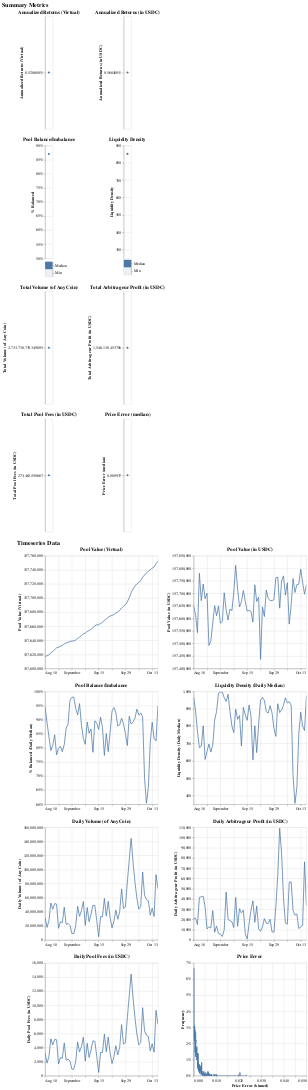

The notebook cell this image was saved under:
### Code cell
results.plot()

### Figure 1 — Vega-Lite specification as saved in the notebook (floating-point values rounded to 4 significant figures; data arrays with more than 128 entries replaced by an {"elided": "..."} marker saying what was removed)
{"config": {"view": {"continuousWidth": 300, "continuousHeight": 300}}, "vconcat": [{"concat": [{"mark": {"type": "line", "point": true}, "encoding": {"color": {"scale": {"scheme": "viridis"}}, "tooltip": [{"field": "pool_value_virtual annualized_returns", "title": "Annualized Returns (Virtual)", "type": "quantitative"}], "x": {"scale": {"zero": false}}, "y": {"axis": {"format": "%"}, "field": "pool_value_virtual annualized_returns", "scale": {"zero": false}, "title": "Annualized Returns (Virtual)", "type": "quantitative"}}, "name": "view_21", "title": "Annualized Returns (Virtual)", "transform": []}, {"mark": {"type": "line", "point": true}, "encoding": {"color": {"scale": {"scheme": "viridis"}}, "tooltip": [{"field": "pool_value annualized_returns", "title": "Annualized Returns (in USDC)", "type": "quantitative"}], "x": {"scale": {"zero": false}}, "y": {"axis": {"format": "%"}, "field": "pool_value annualized_returns", "scale": {"zero": false}, "title": "Annualized Returns (in USDC)", "type": "quantitative"}}, "name": "view_22", "title": "Annualized Returns (in USDC)", "transform": []}, {"vconcat": [{"layer": [{"mark": {"type": "line", "point": true}, "encoding": {"color": {"scale": {"scheme": "viridis"}}, "opacity": {"condition": {"test": "indexof(param_23.submetric, 'pool_balance median') != -1", "value": 1}, "value": 0}, "tooltip": [{"field": "pool_balance median", "title": "Median % Balanced", "type": "quantitative"}], "x": {"scale": {"zero": false}}, "y": {"axis": {"format": "%"}, "field": "pool_balance median", "scale": {"zero": false}, "title": "% Balanced", "type": "quantitative"}}, "name": "view_23", "title": "Pool Balance/Imbalance", "transform": []}, {"mark": {"type": "line", "point": true}, "encoding": {"color": {"scale": {"scheme": "viridis"}}, "opacity": {"condition": {"test": "indexof(param_23.submetric, 'pool_balance min') != -1", "value": 1}, "value": 0}, "tooltip": [{"field": "pool_balance min", "title": "Min % Balanced", "type": "quantitative"}], "x": {"scale": {"zero": false}}, "y": {"axis": {"format": "%"}, "field": "pool_balance min", "scale": {"zero": false}, "title": "% Balanced", "type": "quantitative"}}, "name": "view_24", "title": "Pool Balance/Imbalance", "transform": []}], "data": {"name": "data-755ee7920e9b0ae6ab63a254ebd8224f"}}, {"data": {"name": "data-4d71f46b9aefd1101b4723599b0c790a"}, "mark": {"type": "rect"}, "encoding": {"color": {"legend": null, "scale": {"scheme": "viridis"}}, "opacity": {"condition": {"param": "param_23", "value": 1}, "value": 0.1}, "y": {"axis": {"orient": "right"}, "field": "labels", "title": null, "type": "ordinal"}}, "name": "view_25", "title": ""}], "spacing": 2}, {"vconcat": [{"layer": [{"mark": {"type": "line", "point": true}, "encoding": {"color": {"scale": {"scheme": "viridis"}}, "opacity": {"condition": {"test": "indexof(param_26.submetric, 'liquidity_density median') != -1", "value": 1}, "value": 0}, "tooltip": [{"field": "liquidity_density median", "title": "Median Liquidity Density", "type": "quantitative"}], "x": {"scale": {"zero": false}}, "y": {"field": "liquidity_density median", "scale": {"zero": false}, "title": "Liquidity Density", "type": "quantitative"}}, "name": "view_26", "title": "Liquidity Density", "transform": []}, {"mark": {"type": "line", "point": true}, "encoding": {"color": {"scale": {"scheme": "viridis"}}, "opacity": {"condition": {"test": "indexof(param_26.submetric, 'liquidity_density min') != -1", "value": 1}, "value": 0}, "tooltip": [{"field": "liquidity_density min", "title": "Min Liquidity Density", "type": "quantitative"}], "x": {"scale": {"zero": false}}, "y": {"field": "liquidity_density min", "scale": {"zero": false}, "title": "Liquidity Density", "type": "quantitative"}}, "name": "view_27", "title": "Liquidity Density", "transform": []}], "data": {"name": "data-755ee7920e9b0ae6ab63a254ebd8224f"}}, {"data": {"name": "data-f250ca5a7e483cd41a294ee460add125"}, "mark": {"type": "rect"}, "encoding": {"color": {"legend": null, "scale": {"scheme": "viridis"}}, "opacity": {"condition": {"param": "param_26", "value": 1}, "value": 0.1}, "y": {"axis": {"orient": "right"}, "field": "labels", "title": null, "type": "ordinal"}}, "name": "view_28", "title": ""}], "spacing": 2}, {"mark": {"type": "line", "point": true}, "encoding": {"color": {"scale": {"scheme": "viridis"}}, "tooltip": [{"field": "pool_volume sum", "title": "Total Volume (of Any Coin)", "type": "quantitative"}], "x": {"scale": {"zero": false}}, "y": {"field": "pool_volume sum", "scale": {"zero": false}, "title": "Total Volume (of Any Coin)", "type": "quantitative"}}, "name": "view_29", "title": "Total Volume (of Any Coin)", "transform": []}, {"mark": {"type": "line", "point": true}, "encoding": {"color": {"scale": {"scheme": "viridis"}}, "tooltip": [{"field": "arb_profit sum", "title": "Total Arbitrageur Profit (in USDC)", "type": "quantitative"}], "x": {"scale": {"zero": false}}, "y": {"field": "arb_profit sum", "scale": {"zero": false}, "title": "Total Arbitrageur Profit (in USDC)", "type": "quantitative"}}, "name": "view_30", "title": "Total Arbitrageur Profit (in USDC)", "transform": []}, {"mark": {"type": "line", "point": true}, "encoding": {"color": {"scale": {"scheme": "viridis"}}, "tooltip": [{"field": "pool_fees sum", "title": "Total Pool Fees (in USDC)", "type": "quantitative"}], "x": {"scale": {"zero": false}}, "y": {"field": "pool_fees sum", "scale": {"zero": false}, "title": "Total Pool Fees (in USDC)", "type": "quantitative"}}, "name": "view_31", "title": "Total Pool Fees (in USDC)", "transform": []}, {"mark": {"type": "line", "point": true}, "encoding": {"color": {"scale": {"scheme": "viridis"}}, "tooltip": [{"field": "price_error median", "title": "Price Error (median)", "type": "quantitative"}], "x": {"scale": {"zero": false}}, "y": {"field": "price_error median", "scale": {"zero": false}, "title": "Price Error (median)", "type": "quantitative"}}, "name": "view_32", "title": "Price Error (median)", "transform": []}], "columns": 2, "data": {"name": "data-755ee7920e9b0ae6ab63a254ebd8224f"}, "resolve": {"scale": {"color": "independent"}}, "title": {"text": "Summary Metrics", "fontSize": 16}}, {"concat": [{"mark": {"type": "line"}, "encoding": {"color": {"scale": {"scheme": "viridis"}}, "tooltip": [{"field": "timestamp", "title": "Time", "type": "temporal"}, {"field": "pool_value_virtual", "title": "Pool Value (Virtual)", "type": "quantitative"}], "x": {"field": "timestamp", "title": null, "type": "temporal"}, "y": {"field": "pool_value_virtual", "scale": {"zero": false}, "title": "Pool Value (Virtual)", "type": "quantitative"}}, "name": "view_33", "title": "Pool Value (Virtual)", "transform": []}, {"mark": {"type": "line"}, "encoding": {"color": {"scale": {"scheme": "viridis"}}, "tooltip": [{"field": "timestamp", "title": "Time", "type": "temporal"}, {"field": "pool_value", "title": "Pool Value (in USDC)", "type": "quantitative"}], "x": {"field": "timestamp", "title": null, "type": "temporal"}, "y": {"field": "pool_value", "scale": {"zero": false}, "title": "Pool Value (in USDC)", "type": "quantitative"}}, "name": "view_34", "title": "Pool Value (in USDC)", "transform": []}, {"mark": {"type": "line"}, "encoding": {"color": {"scale": {"scheme": "viridis"}}, "tooltip": [{"field": "timestamp", "title": "Time", "type": "temporal"}, {"field": "pool_balance", "title": "% Balanced (Daily Median)", "type": "quantitative"}], "x": {"field": "timestamp", "title": null, "type": "temporal"}, "y": {"axis": {"format": "%"}, "field": "pool_balance", "scale": {"zero": false}, "title": "% Balanced (Daily Median)", "type": "quantitative"}}, "name": "view_35", "title": "Pool Balance/Imbalance", "transform": []}, {"mark": {"type": "line"}, "encoding": {"color": {"scale": {"scheme": "viridis"}}, "tooltip": [{"field": "timestamp", "title": "Time", "type": "temporal"}, {"field": "liquidity_density", "title": "Liquidity Density (Daily Median)", "type": "quantitative"}], "x": {"field": "timestamp", "title": null, "type": "temporal"}, "y": {"field": "liquidity_density", "scale": {"zero": false}, "title": "Liquidity Density (Daily Median)", "type": "quantitative"}}, "name": "view_36", "title": "Liquidity Density (Daily Median)", "transform": []}, {"mark": {"type": "line"}, "encoding": {"color": {"scale": {"scheme": "viridis"}}, "tooltip": [{"field": "timestamp", "title": "Time", "type": "temporal"}, {"field": "pool_volume", "title": "Daily Volume (of Any Coin)", "type": "quantitative"}], "x": {"field": "timestamp", "title": null, "type": "temporal"}, "y": {"field": "pool_volume", "scale": {"zero": false}, "title": "Daily Volume (of Any Coin)", "type": "quantitative"}}, "name": "view_37", "title": "Daily Volume (of Any Coin)", "transform": []}, {"mark": {"type": "line"}, "encoding": {"color": {"scale": {"scheme": "viridis"}}, "tooltip": [{"field": "timestamp", "title": "Time", "type": "temporal"}, {"field": "arb_profit", "title": "Daily Arbitrageur Profit (in USDC)", "type": "quantitative"}], "x": {"field": "timestamp", "title": null, "type": "temporal"}, "y": {"field": "arb_profit", "scale": {"zero": false}, "title": "Daily Arbitrageur Profit (in USDC)", "type": "quantitative"}}, "name": "view_38", "title": "Daily Arbitrageur Profit (in USDC)", "transform": []}, {"mark": {"type": "line"}, "encoding": {"color": {"scale": {"scheme": "viridis"}}, "tooltip": [{"field": "timestamp", "title": "Time", "type": "temporal"}, {"field": "pool_fees", "title": "Daily Pool Fees (in USDC)", "type": "quantitative"}], "x": {"field": "timestamp", "title": null, "type": "temporal"}, "y": {"field": "pool_fees", "scale": {"zero": false}, "title": "Daily Pool Fees (in USDC)", "type": "quantitative"}}, "name": "view_39", "title": "Daily Pool Fees (in USDC)", "transform": []}, {"data": {"name": "data-5d0f2551e2efd1798c9a9dd59a32a48e"}, "mark": {"type": "line", "interpolate": "step-before"}, "encoding": {"color": {"scale": {"scheme": "viridis"}}, "tooltip": [{"field": "frequency", "title": "Frequency", "type": "quantitative"}], "x": {"field": "price_error", "scale": {"clamp": true, "domain": [0, 0.05]}, "title": "Price Error (binned)", "type": "quantitative"}, "y": {"axis": {"format": "%"}, "field": "frequency", "scale": {"zero": true}, "title": "Frequency", "type": "quantitative"}}, "name": "view_40", "title": "Price Error", "transform": []}], "columns": 2, "data": {"name": "data-d9cd8d7be97227a1bd1cab7008b36de3"}, "resolve": {"scale": {"color": "independent"}}, "title": {"text": "Timeseries Data", "fontSize": 16}}], "params": [{"name": "param_21", "select": {"type": "interval", "encodings": ["x", "y"]}, "bind": "scales", "views": ["view_21"]}, {"name": "param_22", "select": {"type": "interval", "encodings": ["x", "y"]}, "bind": "scales", "views": ["view_22"]}, {"name": "param_24", "select": {"type": "interval", "encodings": ["x", "y"]}, "bind": "scales", "views": ["view_23"]}, {"name": "param_25", "select": {"type": "interval", "encodings": ["x", "y"]}, "bind": "scales", "views": ["view_24"]}, {"name": "param_23", "select": {"type": "point", "clear": false, "fields": ["submetric"], "toggle": "true"}, "value": [{"submetric": "pool_balance median"}], "views": ["view_25"]}, {"name": "param_27", "select": {"type": "interval", "encodings": ["x", "y"]}, "bind": "scales", "views": ["view_26"]}, {"name": "param_28", "select": {"type": "interval", "encodings": ["x", "y"]}, "bind": "scales", "views": ["view_27"]}, {"name": "param_26", "select": {"type": "point", "clear": false, "fields": ["submetric"], "toggle": "true"}, "value": [{"submetric": "liquidity_density median"}], "views": ["view_28"]}, {"name": "param_29", "select": {"type": "interval", "encodings": ["x", "y"]}, "bind": "scales", "views": ["view_29"]}, {"name": "param_30", "select": {"type": "interval", "encodings": ["x", "y"]}, "bind": "scales", "views": ["view_30"]}, {"name": "param_31", "select": {"type": "interval", "encodings": ["x", "y"]}, "bind": "scales", "views": ["view_31"]}, {"name": "param_32", "select": {"type": "interval", "encodings": ["x", "y"]}, "bind": "scales", "views": ["view_32"]}, {"name": "param_33", "select": {"type": "interval", "encodings": ["x", "y"]}, "bind": "scales", "views": ["view_33"]}, {"name": "param_34", "select": {"type": "interval", "encodings": ["x", "y"]}, "bind": "scales", "views": ["view_34"]}, {"name": "param_35", "select": {"type": "interval", "encodings": ["x", "y"]}, "bind": "scales", "views": ["view_35"]}, {"name": "param_36", "select": {"type": "interval", "encodings": ["x", "y"]}, "bind": "scales", "views": ["view_36"]}, {"name": "param_37", "select": {"type": "interval", "encodings": ["x", "y"]}, "bind": "scales", "views": ["view_37"]}, {"name": "param_38", "select": {"type": "interval", "encodings": ["x", "y"]}, "bind": "scales", "views": ["view_38"]}, {"name": "param_39", "select": {"type": "interval", "encodings": ["x", "y"]}, "bind": "scales", "views": ["view_39"]}, {"name": "param_40", "select": {"type": "interval", "encodings": ["x", "y"]}, "bind": "scales", "views": ["view_40"]}], "resolve": {"scale": {"color": "independent"}}, "$schema": "https://vega.github.io/schema/vega-lite/v5.16.3.json", "datasets": {"data-755ee7920e9b0ae6ab63a254ebd8224f": [{"pool_value_virtual annualized_returns": 0.005286, "pool_value annualized_returns": 0.005684, "pool_balance median": 0.8701, "pool_balance min": 0.5386, "liquidity_density median": 851.7, "liquidity_density min": 260.9, "pool_volume sum": 2734000000.0, "arb_profit sum": 1546000.0, "pool_fees sum": 273500.0, "price_error median": 0.000937}], "data-4d71f46b9aefd1101b4723599b0c790a": [{"submetric": "pool_balance median", "labels": "Median"}, {"submetric": "pool_balance min", "labels": "Min"}], "data-f250ca5a7e483cd41a294ee460add125": [{"submetric": "liquidity_density median", "labels": "Median"}, {"submetric": "liquidity_density min", "labels": "Min"}], "data-d9cd8d7be97227a1bd1cab7008b36de3": [{"timestamp": "2024-08-18T00:00:00+00:00", "run": 0, "pool_value_virtual": 157600000.0, "pool_value": 157600000.0, "pool_balance": 0.9445, "liquidity_density": 967.5, "pool_volume": 32000000.0, "arb_profit": 20930.0, "pool_fees": 3201.0}, {"timestamp": "2024-08-19T00:00:00+00:00", "run": 0, "pool_value_virtual": 157600000.0, "pool_value": 157600000.0, "pool_balance": 0.8898, "liquidity_density": 888.7, "pool_volume": 17870000.0, "arb_profit": 21250.0, "pool_fees": 1788.0}, {"timestamp": "2024-08-20T00:00:00+00:00", "run": 0, "pool_value_virtual": 157600000.0, "pool_value": 157500000.0, "pool_balance": 0.8389, "liquidity_density": 769.2, "pool_volume": 27500000.0, "arb_profit": 14970.0, "pool_fees": 2751.0}, {"timestamp": "2024-08-21T00:00:00+00:00", "run": 0, "pool_value_virtual": 157600000.0, "pool_value": 157800000.0, "pool_balance": 0.7905, "liquidity_density": 675.6, "pool_volume": 52470000.0, "arb_profit": 41560.0, "pool_fees": 5250.0}, {"timestamp": "2024-08-22T00:00:00+00:00", "run": 0, "pool_value_virtual": 157600000.0, "pool_value": 157700000.0, "pool_balance": 0.8092, "liquidity_density": 683.5, "pool_volume": 43590000.0, "arb_profit": 42030.0, "pool_fees": 4362.0}, {"timestamp": "2024-08-23T00:00:00+00:00", "run": 0, "pool_value_virtual": 157600000.0, "pool_value": 157700000.0, "pool_balance": 0.8463, "liquidity_density": 802.1, "pool_volume": 51630000.0, "arb_profit": 42760.0, "pool_fees": 5163.0}, {"timestamp": "2024-08-24T00:00:00+00:00", "run": 0, "pool_value_virtual": 157600000.0, "pool_value": 157700000.0, "pool_balance": 0.7753, "liquidity_density": 607.9, "pool_volume": 50970000.0, "arb_profit": 32080.0, "pool_fees": 5099.0}, {"timestamp": "2024-08-25T00:00:00+00:00", "run": 0, "pool_value_virtual": 157600000.0, "pool_value": 157700000.0, "pool_balance": 0.7984, "liquidity_density": 654.9, "pool_volume": 16630000.0, "arb_profit": 10810.0, "pool_fees": 1665.0}, {"timestamp": "2024-08-26T00:00:00+00:00", "run": 0, "pool_value_virtual": 157600000.0, "pool_value": 157500000.0, "pool_balance": 0.8057, "liquidity_density": 697.0, "pool_volume": 25850000.0, "arb_profit": 12920.0, "pool_fees": 2586.0}, {"timestamp": "2024-08-27T00:00:00+00:00", "run": 0, "pool_value_virtual": 157600000.0, "pool_value": 157500000.0, "pool_balance": 0.7863, "liquidity_density": 650.4, "pool_volume": 24560000.0, "arb_profit": 11840.0, "pool_fees": 2457.0}, {"timestamp": "2024-08-28T00:00:00+00:00", "run": 0, "pool_value_virtual": 157600000.0, "pool_value": 157600000.0, "pool_balance": 0.811, "liquidity_density": 692.1, "pool_volume": 46600000.0, "arb_profit": 28730.0, "pool_fees": 4663.0}, {"timestamp": "2024-08-29T00:00:00+00:00", "run": 0, "pool_value_virtual": 157600000.0, "pool_value": 157700000.0, "pool_balance": 0.8696, "liquidity_density": 834.0, "pool_volume": 22060000.0, "arb_profit": 7564.0, "pool_fees": 2207.0}, {"timestamp": "2024-08-30T00:00:00+00:00", "run": 0, "pool_value_virtual": 157600000.0, "pool_value": 157600000.0, "pool_balance": 0.8843, "liquidity_density": 886.2, "pool_volume": 23670000.0, "arb_profit": 13720.0, "pool_fees": 2367.0}, {"timestamp": "2024-08-31T00:00:00+00:00", "run": 0, "pool_value_virtual": 157600000.0, "pool_value": 157600000.0, "pool_balance": 0.9689, "liquidity_density": 989.7, "pool_volume": 20810000.0, "arb_profit": 6420.0, "pool_fees": 2082.0}, {"timestamp": "2024-09-01T00:00:00+00:00", "run": 0, "pool_value_virtual": 157600000.0, "pool_value": 157600000.0, "pool_balance": 0.9791, "liquidity_density": 996.0, "pool_volume": 9305000.0, "arb_profit": 5484.0, "pool_fees": 930.6}, {"timestamp": "2024-09-02T00:00:00+00:00", "run": 0, "pool_value_virtual": 157600000.0, "pool_value": 157600000.0, "pool_balance": 0.9797, "liquidity_density": 996.4, "pool_volume": 9173000.0, "arb_profit": 3433.0, "pool_fees": 917.6}, {"timestamp": "2024-09-03T00:00:00+00:00", "run": 0, "pool_value_virtual": 157600000.0, "pool_value": 157700000.0, "pool_balance": 0.9396, "liquidity_density": 964.0, "pool_volume": 20520000.0, "arb_profit": 9998.0, "pool_fees": 2053.0}, {"timestamp": "2024-09-04T00:00:00+00:00", "run": 0, "pool_value_virtual": 157600000.0, "pool_value": 157600000.0, "pool_balance": 0.9172, "liquidity_density": 942.2, "pool_volume": 47910000.0, "arb_profit": 46740.0, "pool_fees": 4793.0}, {"timestamp": "2024-09-05T00:00:00+00:00", "run": 0, "pool_value_virtual": 157600000.0, "pool_value": 157600000.0, "pool_balance": 0.9571, "liquidity_density": 983.5, "pool_volume": 33680000.0, "arb_profit": 19910.0, "pool_fees": 3369.0}, {"timestamp": "2024-09-06T00:00:00+00:00", "run": 0, "pool_value_virtual": 157600000.0, "pool_value": 157600000.0, "pool_balance": 0.8807, "liquidity_density": 885.9, "pool_volume": 41520000.0, "arb_profit": 18950.0, "pool_fees": 4152.0}, {"timestamp": "2024-09-07T00:00:00+00:00", "run": 0, "pool_value_virtual": 157600000.0, "pool_value": 157600000.0, "pool_balance": 0.8332, "liquidity_density": 801.8, "pool_volume": 54630000.0, "arb_profit": 17830.0, "pool_fees": 5465.0}, {"timestamp": "2024-09-08T00:00:00+00:00", "run": 0, "pool_value_virtual": 157700000.0, "pool_value": 157700000.0, "pool_balance": 0.8126, "liquidity_density": 762.2, "pool_volume": 20710000.0, "arb_profit": 12170.0, "pool_fees": 2072.0}, {"timestamp": "2024-09-09T00:00:00+00:00", "run": 0, "pool_value_virtual": 157700000.0, "pool_value": 157800000.0, "pool_balance": 0.8918, "liquidity_density": 898.2, "pool_volume": 46100000.0, "arb_profit": 41550.0, "pool_fees": 4614.0}, {"timestamp": "2024-09-10T00:00:00+00:00", "run": 0, "pool_value_virtual": 157700000.0, "pool_value": 157700000.0, "pool_balance": 0.852, "liquidity_density": 839.3, "pool_volume": 25910000.0, "arb_profit": 13370.0, "pool_fees": 2592.0}, {"timestamp": "2024-09-11T00:00:00+00:00", "run": 0, "pool_value_virtual": 157700000.0, "pool_value": 157600000.0, "pool_balance": 0.8673, "liquidity_density": 861.1, "pool_volume": 36500000.0, "arb_profit": 30570.0, "pool_fees": 3652.0}, {"timestamp": "2024-09-12T00:00:00+00:00", "run": 0, "pool_value_virtual": 157700000.0, "pool_value": 157700000.0, "pool_balance": 0.7843, "liquidity_density": 685.8, "pool_volume": 49390000.0, "arb_profit": 26450.0, "pool_fees": 4941.0}, {"timestamp": "2024-09-13T00:00:00+00:00", "run": 0, "pool_value_virtual": 157700000.0, "pool_value": 157700000.0, "pool_balance": 0.896, "liquidity_density": 908.2, "pool_volume": 48900000.0, "arb_profit": 29140.0, "pool_fees": 4891.0}, {"timestamp": "2024-09-14T00:00:00+00:00", "run": 0, "pool_value_virtual": 157700000.0, "pool_value": 157700000.0, "pool_balance": 0.8877, "liquidity_density": 865.8, "pool_volume": 27810000.0, "arb_profit": 6312.0, "pool_fees": 2781.0}, {"timestamp": "2024-09-15T00:00:00+00:00", "run": 0, "pool_value_virtual": 157700000.0, "pool_value": 157600000.0, "pool_balance": 0.8654, "liquidity_density": 833.6, "pool_volume": 4507000.0, "arb_profit": 1006.0, "pool_fees": 450.8}, {"timestamp": "2024-09-16T00:00:00+00:00", "run": 0, "pool_value_virtual": 157700000.0, "pool_value": 157600000.0, "pool_balance": 0.9094, "liquidity_density": 922.6, "pool_volume": 33150000.0, "arb_profit": 15890.0, "pool_fees": 3317.0}, {"timestamp": "2024-09-17T00:00:00+00:00", "run": 0, "pool_value_virtual": 157700000.0, "pool_value": 157600000.0, "pool_balance": 0.8726, "liquidity_density": 857.1, "pool_volume": 32890000.0, "arb_profit": 29000.0, "pool_fees": 3291.0}, {"timestamp": "2024-09-18T00:00:00+00:00", "run": 0, "pool_value_virtual": 157700000.0, "pool_value": 157600000.0, "pool_balance": 0.7732, "liquidity_density": 606.0, "pool_volume": 58980000.0, "arb_profit": 38210.0, "pool_fees": 5900.0}, {"timestamp": "2024-09-19T00:00:00+00:00", "run": 0, "pool_value_virtual": 157700000.0, "pool_value": 157700000.0, "pool_balance": 0.8508, "liquidity_density": 802.5, "pool_volume": 33920000.0, "arb_profit": 17160.0, "pool_fees": 3393.0}, {"timestamp": "2024-09-20T00:00:00+00:00", "run": 0, "pool_value_virtual": 157700000.0, "pool_value": 157700000.0, "pool_balance": 0.7865, "liquidity_density": 647.6, "pool_volume": 54990000.0, "arb_profit": 33200.0, "pool_fees": 5501.0}, {"timestamp": "2024-09-21T00:00:00+00:00", "run": 0, "pool_value_virtual": 157700000.0, "pool_value": 157700000.0, "pool_balance": 0.8553, "liquidity_density": 812.4, "pool_volume": 31800000.0, "arb_profit": 10760.0, "pool_fees": 3182.0}, {"timestamp": "2024-09-22T00:00:00+00:00", "run": 0, "pool_value_virtual": 157700000.0, "pool_value": 157400000.0, "pool_balance": 0.9307, "liquidity_density": 949.8, "pool_volume": 17160000.0, "arb_profit": 8533.0, "pool_fees": 1716.0}, {"timestamp": "2024-09-23T00:00:00+00:00", "run": 0, "pool_value_virtual": 157700000.0, "pool_value": 157600000.0, "pool_balance": 0.9429, "liquidity_density": 966.6, "pool_volume": 27040000.0, "arb_profit": 12720.0, "pool_fees": 2704.0}, {"timestamp": "2024-09-24T00:00:00+00:00", "run": 0, "pool_value_virtual": 157700000.0, "pool_value": 157600000.0, "pool_balance": 0.9244, "liquidity_density": 947.7, "pool_volume": 42450000.0, "arb_profit": 20880.0, "pool_fees": 4245.0}, {"timestamp": "2024-09-25T00:00:00+00:00", "run": 0, "pool_value_virtual": 157700000.0, "pool_value": 157700000.0, "pool_balance": 0.8775, "liquidity_density": 883.5, "pool_volume": 29490000.0, "arb_profit": 16330.0, "pool_fees": 2951.0}, {"timestamp": "2024-09-26T00:00:00+00:00", "run": 0, "pool_value_virtual": 157700000.0, "pool_value": 157700000.0, "pool_balance": 0.8818, "liquidity_density": 875.8, "pool_volume": 40260000.0, "arb_profit": 15980.0, "pool_fees": 4027.0}, {"timestamp": "2024-09-27T00:00:00+00:00", "run": 0, "pool_value_virtual": 157700000.0, "pool_value": 157700000.0, "pool_balance": 0.9049, "liquidity_density": 918.0, "pool_volume": 72440000.0, "arb_profit": 20230.0, "pool_fees": 7245.0}, {"timestamp": "2024-09-28T00:00:00+00:00", "run": 0, "pool_value_virtual": 157700000.0, "pool_value": 157700000.0, "pool_balance": 0.8849, "liquidity_density": 877.6, "pool_volume": 44750000.0, "arb_profit": 7887.0, "pool_fees": 4476.0}, {"timestamp": "2024-09-29T00:00:00+00:00", "run": 0, "pool_value_virtual": 157700000.0, "pool_value": 157700000.0, "pool_balance": 0.8511, "liquidity_density": 787.5, "pool_volume": 46930000.0, "arb_profit": 7747.0, "pool_fees": 4694.0}, {"timestamp": "2024-09-30T00:00:00+00:00", "run": 0, "pool_value_virtual": 157700000.0, "pool_value": 157800000.0, "pool_balance": 0.8081, "liquidity_density": 741.4, "pool_volume": 82090000.0, "arb_profit": 32440.0, "pool_fees": 8211.0}, {"timestamp": "2024-10-01T00:00:00+00:00", "run": 0, "pool_value_virtual": 157700000.0, "pool_value": 157800000.0, "pool_balance": 0.9118, "liquidity_density": 929.2, "pool_volume": 113600000.0, "arb_profit": 63030.0, "pool_fees": 11360.0}, {"timestamp": "2024-10-02T00:00:00+00:00", "run": 0, "pool_value_virtual": 157700000.0, "pool_value": 157600000.0, "pool_balance": 0.8846, "liquidity_density": 878.4, "pool_volume": 144200000.0, "arb_profit": 109000.0, "pool_fees": 14430.0}, {"timestamp": "2024-10-03T00:00:00+00:00", "run": 0, "pool_value_virtual": 157700000.0, "pool_value": 157700000.0, "pool_balance": 0.8912, "liquidity_density": 892.9, "pool_volume": 110100000.0, "arb_profit": 84380.0, "pool_fees": 11010.0}, {"timestamp": "2024-10-04T00:00:00+00:00", "run": 0, "pool_value_virtual": 157700000.0, "pool_value": 157800000.0, "pool_balance": 0.9058, "liquidity_density": 920.4, "pool_volume": 82100000.0, "arb_profit": 41040.0, "pool_fees": 8213.0}, {"timestamp": "2024-10-05T00:00:00+00:00", "run": 0, "pool_value_virtual": 157700000.0, "pool_value": 157700000.0, "pool_balance": 0.9373, "liquidity_density": 963.8, "pool_volume": 59050000.0, "arb_profit": 16450.0, "pool_fees": 5906.0}, {"timestamp": "2024-10-06T00:00:00+00:00", "run": 0, "pool_value_virtual": 157700000.0, "pool_value": 157700000.0, "pool_balance": 0.9159, "liquidity_density": 933.5, "pool_volume": 43790000.0, "arb_profit": 15410.0, "pool_fees": 4380.0}, {"timestamp": "2024-10-07T00:00:00+00:00", "run": 0, "pool_value_virtual": 157700000.0, "pool_value": 157600000.0, "pool_balance": 0.9239, "liquidity_density": 941.2, "pool_volume": 47090000.0, "arb_profit": 56340.0, "pool_fees": 4710.0}, {"timestamp": "2024-10-08T00:00:00+00:00", "run": 0, "pool_value_virtual": 157700000.0, "pool_value": 157700000.0, "pool_balance": 0.9098, "liquidity_density": 920.9, "pool_volume": 96530000.0, "arb_profit": 56670.0, "pool_fees": 9657.0}, {"timestamp": "2024-10-09T00:00:00+00:00", "run": 0, "pool_value_virtual": 157700000.0, "pool_value": 157800000.0, "pool_balance": 0.6949, "liquidity_density": 515.0, "pool_volume": 63580000.0, "arb_profit": 28840.0, "pool_fees": 6358.0}, {"timestamp": "2024-10-10T00:00:00+00:00", "run": 0, "pool_value_virtual": 157700000.0, "pool_value": 157700000.0, "pool_balance": 0.6037, "liquidity_density": 355.5, "pool_volume": 57330000.0, "arb_profit": 24210.0, "pool_fees": 5732.0}, {"timestamp": "2024-10-11T00:00:00+00:00", "run": 0, "pool_value_virtual": 157700000.0, "pool_value": 157700000.0, "pool_balance": 0.6607, "liquidity_density": 446.4, "pool_volume": 55810000.0, "arb_profit": 25370.0, "pool_fees": 5583.0}, {"timestamp": "2024-10-12T00:00:00+00:00", "run": 0, "pool_value_virtual": 157700000.0, "pool_value": 157700000.0, "pool_balance": 0.8214, "liquidity_density": 754.0, "pool_volume": 35270000.0, "arb_profit": 11210.0, "pool_fees": 3528.0}, {"timestamp": "2024-10-13T00:00:00+00:00", "run": 0, "pool_value_virtual": 157700000.0, "pool_value": 157800000.0, "pool_balance": 0.8907, "liquidity_density": 881.0, "pool_volume": 45200000.0, "arb_profit": 12620.0, "pool_fees": 4521.0}, {"timestamp": "2024-10-14T00:00:00+00:00", "run": 0, "pool_value_virtual": 157700000.0, "pool_value": 157700000.0, "pool_balance": 0.8336, "liquidity_density": 801.5, "pool_volume": 33350000.0, "arb_profit": 14220.0, "pool_fees": 3335.0}, {"timestamp": "2024-10-15T00:00:00+00:00", "run": 0, "pool_value_virtual": 157700000.0, "pool_value": 157700000.0, "pool_balance": 0.8244, "liquidity_density": 774.8, "pool_volume": 92780000.0, "arb_profit": 76280.0, "pool_fees": 9283.0}, {"timestamp": "2024-10-16T00:00:00+00:00", "run": 0, "pool_value_virtual": 157800000.0, "pool_value": 157700000.0, "pool_balance": 0.9486, "liquidity_density": 974.2, "pool_volume": 72880000.0, "arb_profit": 33580.0, "pool_fees": 7290.0}], "data-5d0f2551e2efd1798c9a9dd59a32a48e": {"elided": "501 records"}}}
